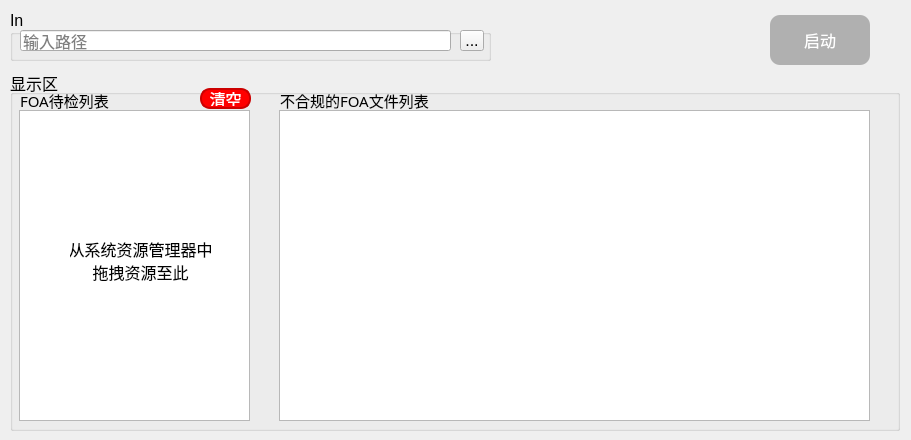
<?xml version="1.0" encoding="UTF-8"?>
<ui version="4.0">
 <class>FoaDetectWidget</class>
 <widget class="QWidget" name="FoaDetectWidget">
  <property name="geometry">
   <rect>
    <x>0</x>
    <y>0</y>
    <width>911</width>
    <height>440</height>
   </rect>
  </property>
  <property name="windowTitle">
   <string>Form</string>
  </property>
  <widget class="QPushButton" name="pushButton_build">
   <property name="geometry">
    <rect>
     <x>770</x>
     <y>15</y>
     <width>100</width>
     <height>50</height>
    </rect>
   </property>
   <property name="font">
    <font>
     <pointsize>12</pointsize>
    </font>
   </property>
   <property name="styleSheet">
    <string notr="true">QPushButton {
    background-color: #B0B0B0;  /* 浅灰色 */
    color: white;               /* 白色文本 */
    border-radius: 10px;        /* 圆角边框 */
    padding: 5px 15px;          /* 内边距 */
}

QPushButton:hover {
    background-color: #A0A0A0;  /* 鼠标悬停时的颜色 */
}

QPushButton:pressed {
    background-color: #909090;  /* 按下时的颜色 */
}
</string>
   </property>
   <property name="text">
    <string>启动</string>
   </property>
  </widget>
  <widget class="QGroupBox" name="groupBox">
   <property name="geometry">
    <rect>
     <x>10</x>
     <y>70</y>
     <width>890</width>
     <height>361</height>
    </rect>
   </property>
   <property name="font">
    <font>
     <pointsize>12</pointsize>
    </font>
   </property>
   <property name="title">
    <string>显示区</string>
   </property>
   <widget class="QListWidget" name="listWidget_processed">
    <property name="geometry">
     <rect>
      <x>269</x>
      <y>40</y>
      <width>591</width>
      <height>311</height>
     </rect>
    </property>
   </widget>
   <widget class="DragListWidget" name="listWidget_pending">
    <property name="geometry">
     <rect>
      <x>9</x>
      <y>40</y>
      <width>231</width>
      <height>311</height>
     </rect>
    </property>
    <property name="acceptDrops">
     <bool>true</bool>
    </property>
    <property name="dragEnabled">
     <bool>true</bool>
    </property>
    <property name="dragDropOverwriteMode">
     <bool>true</bool>
    </property>
    <property name="selectionMode">
     <enum>QAbstractItemView::SelectionMode::MultiSelection</enum>
    </property>
   </widget>
   <widget class="QLabel" name="label_2">
    <property name="geometry">
     <rect>
      <x>10</x>
      <y>20</y>
      <width>151</width>
      <height>20</height>
     </rect>
    </property>
    <property name="font">
     <font>
      <family>微软雅黑</family>
      <pointsize>11</pointsize>
     </font>
    </property>
    <property name="text">
     <string>FOA待检列表</string>
    </property>
    <property name="wordWrap">
     <bool>true</bool>
    </property>
   </widget>
   <widget class="QPushButton" name="pushButton_emptyPending">
    <property name="geometry">
     <rect>
      <x>190</x>
      <y>18</y>
      <width>51</width>
      <height>21</height>
     </rect>
    </property>
    <property name="styleSheet">
     <string notr="true">    QPushButton {
        background-color: red;        /* 背景色设为红色，警示效果 */
        color: white;                 /* 文字颜色设为白色 */
        border: 2px solid #cc0000;    /* 边框颜色稍深，突出按钮 */
        border-radius: 10px;          /* 圆角边框 */
        padding: 1px;                 /* 减少内边距，以便显示完整文本 */
    }
    QPushButton:hover {
        background-color: #ff6666;    /* 鼠标悬停时背景色变浅 */
        border: 2px solid #ff3333;    /* 悬停时边框颜色变浅 */
    }
    QPushButton:pressed {
        background-color: #cc0000;    /* 按下时背景色稍深 */
        border: 2px solid #990000;    /* 按下时边框颜色更深 */
    }</string>
    </property>
    <property name="text">
     <string>清空</string>
    </property>
   </widget>
   <widget class="QLabel" name="label_dropTips">
    <property name="geometry">
     <rect>
      <x>60</x>
      <y>170</y>
      <width>141</width>
      <height>41</height>
     </rect>
    </property>
    <property name="midLineWidth">
     <number>0</number>
    </property>
    <property name="text">
     <string>从系统资源管理器中
拖拽资源至此</string>
    </property>
    <property name="alignment">
     <set>Qt::AlignmentFlag::AlignCenter</set>
    </property>
   </widget>
   <widget class="QLabel" name="label_4">
    <property name="geometry">
     <rect>
      <x>270</x>
      <y>20</y>
      <width>151</width>
      <height>20</height>
     </rect>
    </property>
    <property name="font">
     <font>
      <family>微软雅黑</family>
      <pointsize>11</pointsize>
     </font>
    </property>
    <property name="text">
     <string>不合规的FOA文件列表</string>
    </property>
    <property name="wordWrap">
     <bool>true</bool>
    </property>
   </widget>
  </widget>
  <widget class="QGroupBox" name="groupBox_2">
   <property name="geometry">
    <rect>
     <x>10</x>
     <y>10</y>
     <width>481</width>
     <height>51</height>
    </rect>
   </property>
   <property name="font">
    <font>
     <pointsize>12</pointsize>
    </font>
   </property>
   <property name="toolTip">
    <string>&lt;html&gt;&lt;head/&gt;&lt;body&gt;&lt;p&gt;在此输入待检测重复内容的文件路径&lt;/p&gt;&lt;/body&gt;&lt;/html&gt;</string>
   </property>
   <property name="statusTip">
    <string>&lt;html&gt;&lt;head/&gt;&lt;body&gt;&lt;p&gt;在此输入待检测重复内容的文件路径&lt;/p&gt;&lt;/body&gt;&lt;/html&gt;</string>
   </property>
   <property name="whatsThis">
    <string/>
   </property>
   <property name="title">
    <string>In</string>
   </property>
   <widget class="QLineEdit" name="lineEdit_inPath">
    <property name="geometry">
     <rect>
      <x>10</x>
      <y>20</y>
      <width>431</width>
      <height>21</height>
     </rect>
    </property>
    <property name="placeholderText">
     <string>输入路径</string>
    </property>
   </widget>
   <widget class="QToolButton" name="toolButton_inPath">
    <property name="geometry">
     <rect>
      <x>450</x>
      <y>20</y>
      <width>24</width>
      <height>21</height>
     </rect>
    </property>
    <property name="text">
     <string>...</string>
    </property>
   </widget>
  </widget>
 </widget>
 <customwidgets>
  <customwidget>
   <class>DragListWidget</class>
   <extends>QListWidget</extends>
   <header>sample.qt.src.pyui.DragListWidget</header>
  </customwidget>
 </customwidgets>
 <resources/>
 <connections/>
</ui>
